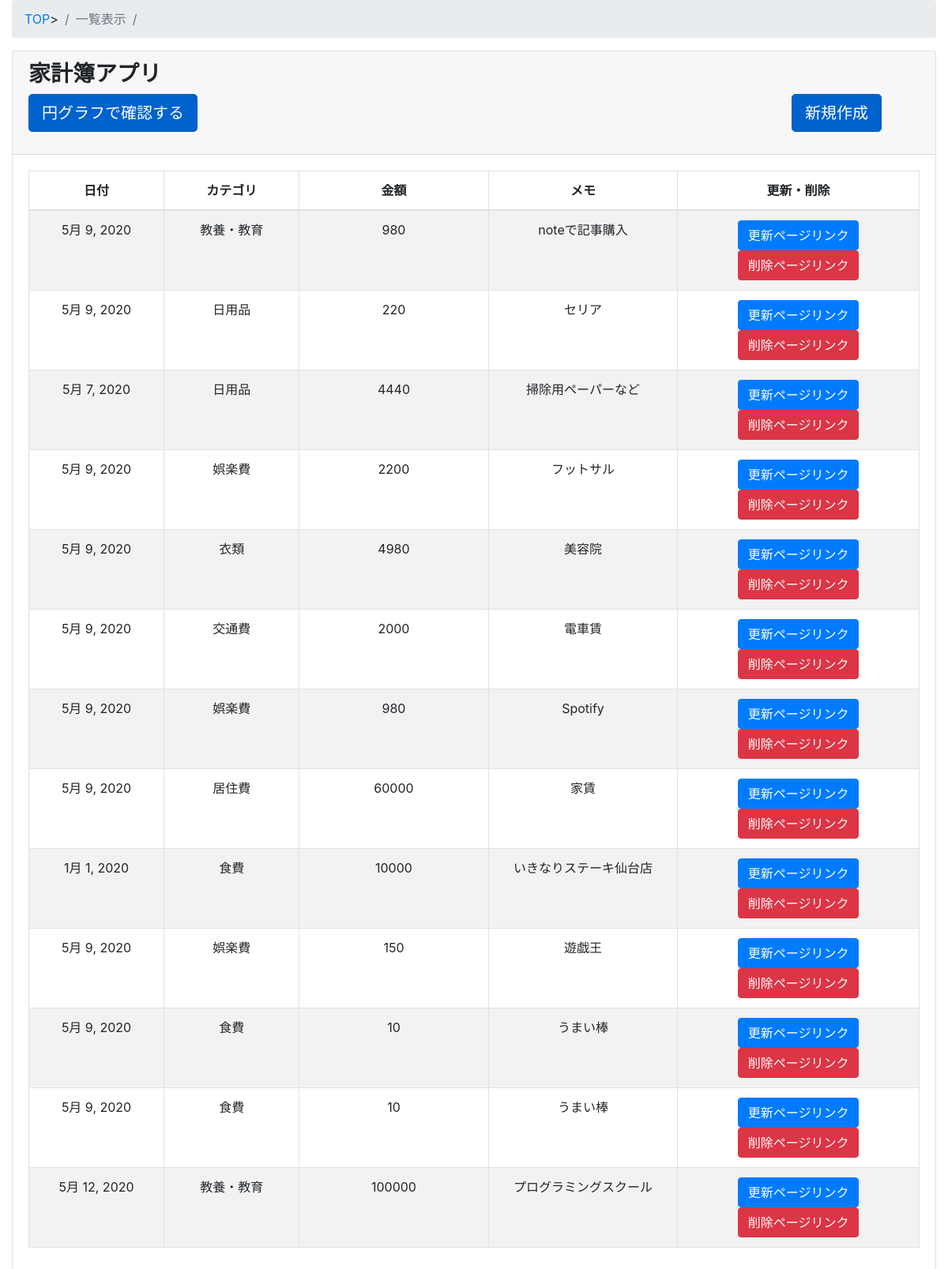
The page / on the database its author committed.
### kakeibo/models.py (models this page shows, shortened)
class Kakeibo(models.Model):
    class Meta:
        db_table = "kakeibo"
        verbose_name = "家計簿"
        verbose_name_plural = "家計簿"
    date = models.DateField(verbose_name="日付",default=datetime.now())
    category = models.ForeignKey(Category,on_delete=models.PROTECT, verbose_name="カテゴリ" )
    money = models.IntegerField(verbose_name = "金額", help_text = "単位は日本円")
    memo  = models.CharField(max_length=500,verbose_name="メモ")

class Category(models.Model):
    class Meta:
        db_table = "category"
        verbose_name = "カテゴリー"
        verbose_name_plural = "カテゴリー"
    category_name  = models.CharField(max_length=255, unique = True)
    def __str__(self):
        return self.category_name

### kakeibo/views.py (the view)
# urls.py: path("",views.KakeiboListView.as_view(),name="kakeibo_list") ,
class KakeiboListView(ListView):
    model = Kakeibo
    template_name = "kakeibo/kakeibo_list.html"
    def queryset(self):
        return Kakeibo.objects.all()

### kakeibo/templates/kakeibo/kakeibo_list.html
{%extends "kakeibo/base.html" %}
{% load static%}
{% load bootstrap %}
{%block header%}
<link rel="stylesheet" href="{% static 'kakeibo/style.css' %}">
{%endblock header%}
{%block content%}
<div class="content-wrapper">
    <div class="container-fluid">
        <ol class="breadcrumb">
            <li class="breadcrumb-item">
                <a href="{% url "kakeibo:kakeibo_list" %}">TOP</a>
            </li>>
            <li class="breadcrumb-item active">一覧表示</li>
            <li class="breadcrumb-item">
            </li>
        </ol>
        <div class="card mb-3">
            <div class="card-header">
                <h3><b>家計簿アプリ</b></h3>
                <p id="new_create" class="float-right"><a href="{% url "kakeibo:kakeibo_create"%}"
                        class="btn btn-primary btn-lg active float-right mr-5" role="button" aria-pressed="true">新規作成</a></p>
                        <a href="{% url "kakeibo:kakeibo_circle" %}" class="btn btn-primary btn-lg active" role="button" aria-pressed="true">円グラフで確認する</a>
            </div>
            <div class="card-body">
                <div class="table-responsive">
                    <table id=kakeibo_list width="100%" class="table table-striped table-bordered table-hover">
                        <thead>
                            <tr>
                                <th class="text-center">日付</th>
                                <th class="text-center">カテゴリ</th>
                                <th class="text-center">金額</th>
                                <th class="text-center">メモ</th>
                                <th class="text-center">更新・削除</th>
                            </tr>
                        </thead>
                        <tbody>
                            {% for item in object_list%}
                            <tr class="odd gradeX text-center">
                                <td class="text-center" width="100">{{item.date}}</td>
                                <td class="text-center" width="100">{{item.category}}</td>
                                <td class="text-center" width="140">{{item.money}}</td>
                                <td class="text-center" width="140">{{item.memo}}</td>
                                <td class="text-center" width="140">
                                    <a class="btn btn-primary"
                                        href="{% url "kakeibo:kakeibo_update" item.pk %}">更新ページリンク</a>
                                    <a class="btn btn-danger"
                                        href="{% url "kakeibo:kakeibo_delete" item.id %}">削除ページリンク</a></td>
                            </tr>
                            {%endfor%}
                        </tbody>
                    </table>
                </div>
            </div>
        </div>
    </div>
</div>
{%endblock content%}

### kakeibo/templates/kakeibo/base.html (shortened to what this page needs)
<!doctype html>
<html>
<head>
 <link rel="stylesheet" href="https://maxcdn.bootstrapcdn.com/bootstrap/4.0.0-beta.2/css/bootstrap.min.css">
<link rel="stylesheet" href="https://cdn.datatables.net/t/bs-3.3.6/jqc-1.12.0,dt-1.10.11/datatables.min.css"/>
 {% block header %}
 {% endblock%}
 </head>
<body>
 {% block content %}{% endblock %}
</body>
</html>

### rows shown on the page
Kakeibo: date "5月 9, 2020", category "教養・教育", money "980", memo "noteで記事購入"
Kakeibo: date "5月 9, 2020", category "日用品", money "220", memo "セリア"
Kakeibo: date "5月 7, 2020", category "日用品", money "4440", memo "掃除用ペーパーなど"
Kakeibo: date "5月 9, 2020", category "娯楽費", money "2200", memo "フットサル"
Kakeibo: date "5月 9, 2020", category "衣類", money "4980", memo "美容院"
Kakeibo: date "5月 9, 2020", category "交通費", money "2000", memo "電車賃"
Kakeibo: date "5月 9, 2020", category "娯楽費", money "980", memo "Spotify"
Kakeibo: date "5月 9, 2020", category "居住費", money "60000", memo "家賃"
Kakeibo: date "1月 1, 2020", category "食費", money "10000", memo "いきなりステーキ仙台店"
Kakeibo: date "5月 9, 2020", category "娯楽費", money "150", memo "遊戯王"
Kakeibo: date "5月 9, 2020", category "食費", money "10", memo "うまい棒"
Kakeibo: date "5月 9, 2020", category "食費", money "10", memo "うまい棒"
Kakeibo: date "5月 12, 2020", category "教養・教育", money "100000", memo "プログラミングスクール"
